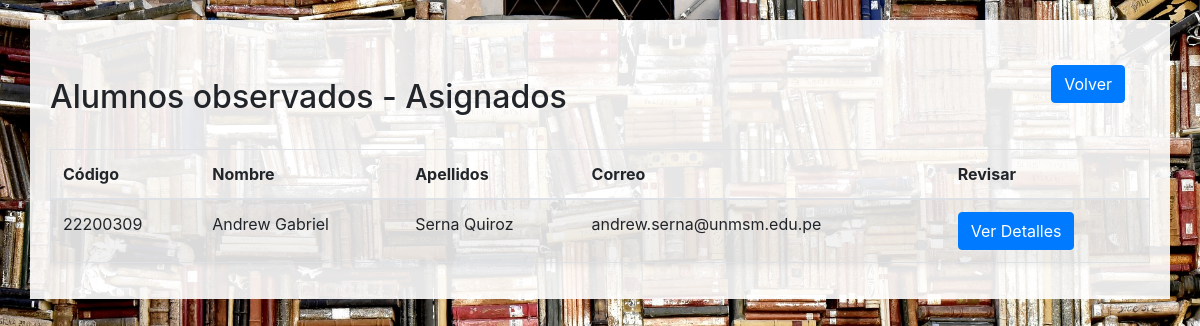
The page /dashboard_tabla_profesor.php (signed in) on the database its author committed.
### tables this page shows
CREATE TABLE `alumno` (
  `cod_alumno` varchar(20) NOT NULL,
  `id_usuario` int NOT NULL,
  `nombre` varchar(40) NOT NULL,
  `apellidos` varchar(40) NOT NULL,
  `correo` varchar(40) NOT NULL,
  `facultad` varchar(50) NOT NULL,
  `numero_celular` varchar(10) NOT NULL
);

### dashboard_tabla_profesor.php (the view, shortened to what this page needs)
<?php
include 'conn/connection.php';
$nombre_usuario = $_SESSION['nombre'];
$codigos_alumnos_identificados = array();
try {
    $stmt_usuario = $conn->prepare("SELECT id FROM usuarios WHERE nombre_usuario = :nombre_usuario");
    $stmt_usuario->bindParam(':nombre_usuario', $nombre_usuario);
    $stmt_usuario->execute();
    if ($stmt_usuario->rowCount() > 0) {
        $resultado_usuario = $stmt_usuario->fetch(PDO::FETCH_ASSOC);
        $id_usuario = $resultado_usuario['id'];
        $stmt_tutor = $conn->prepare("SELECT cod_tutor FROM tutor WHERE id_usuario = :id_usuario");
        $stmt_tutor->bindParam(':id_usuario', $id_usuario);
        $stmt_tutor->execute();
        if ($stmt_tutor->rowCount() > 0) {
            $resultado_tutor = $stmt_tutor->fetch(PDO::FETCH_ASSOC);
            $cod_tutor = $resultado_tutor['cod_tutor'];
            $stmt_alumnos = $conn->prepare("SELECT codalumno FROM tutoría WHERE codtutor = :cod_tutor");
            $stmt_alumnos->bindParam(':cod_tutor', $cod_tutor);
            $stmt_alumnos->execute();
            while ($row = $stmt_alumnos->fetch(PDO::FETCH_ASSOC)) {
                $codigos_alumnos_identificados[] = $row['codalumno'];
            }
        }
    }
} catch (PDOException $e) {
    echo "Error: " . $e->getMessage();
}
?>
<!DOCTYPE html>
<html lang="es">
<head>
  <link rel="stylesheet" href="https://stackpath.bootstrapcdn.com/bootstrap/4.5.2/css/bootstrap.min.css">
  <link rel="stylesheet" type="text/css" href="https://cdn.datatables.net/1.10.24/css/jquery.dataTables.css">
  <link rel="stylesheet" type="text/css" href="https://cdn.datatables.net/buttons/1.7.0/css/buttons.dataTables.min.css">
</head>
<body>
<div class="container">
    <a href="dashboard_tutor.php" class="btn btn-primary btn-regresar">Volver</a>
  <h2><br>Alumnos observados - Asignados</h2><br>
  <div style="overflow-x:auto;">
    <table class="table table-striped" id="tablaAlumnos">
      <thead>
      <tr>
        <th>Código</th>
        <th>Nombre</th>
        <th>Apellidos</th>
        <th>Correo</th>
        <th>Revisar</th>
      </tr>
      </thead>
      <tbody>
      <?php
      foreach ($codigos_alumnos_identificados as $codigo_alumno) {
          $stmt_datos_alumno = $conn->prepare("SELECT * FROM alumno WHERE cod_alumno = :cod_alumno");
          $stmt_datos_alumno->bindParam(':cod_alumno', $codigo_alumno);
          $stmt_datos_alumno->execute();
          while ($row = $stmt_datos_alumno->fetch(PDO::FETCH_ASSOC)) {
              echo "<tr><td>{$row['cod_alumno']}</td><td>{$row['nombre']}</td><td>{$row['apellidos']}</td><td>{$row['correo']}</td>";
              echo "<td><a href=\"dashboard_detalle_alumno.php?codigo={$row['cod_alumno']}\" class=\"btn btn-primary\">Ver Detalles</a></td></tr>";
          }
      }
      ?>
      </tbody>
    </table>
  </div>
</div>
</body>
</html>

### dashboard_tabla_profesor.php (style rules this page uses)
body { background-image: url('fondo_tutor.jpg'); background-size: cover; background-repeat: no-repeat; background-attachment: fixed; }
.container { background-color: rgba(255, 255, 255, 0.9); padding: 20px; margin-top: 20px; position: relative; }
.table { border: 1px solid #dee2e6; box-shadow: 0 0 10px rgba(0, 0, 0, 0.1); }
.btn-regresar { position: absolute; top: 45px; right: 45px; }

### rows shown on the page
alumno: cod_alumno "22200309", nombre "Andrew Gabriel", apellidos "Serna Quiroz", correo "andrew.serna@unmsm.edu.pe"
